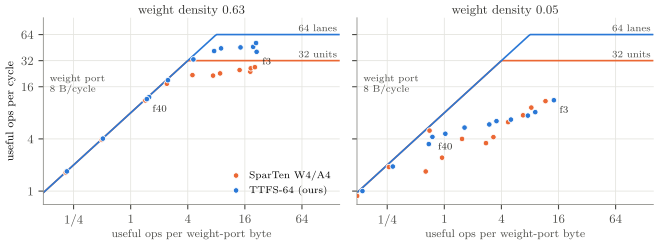

Source code (Python):
import json
import matplotlib
matplotlib.use("Agg")
import matplotlib.pyplot as plt
import numpy as np

plt.rcParams.update({"text.usetex": True, "font.family": "serif", "font.size": 9,
                     "axes.spines.top": False, "axes.spines.right": False,
                     "axes.edgecolor": "#8a8a85", "axes.linewidth": 0.6,
                     "xtick.color": "#4a4a46", "ytick.color": "#4a4a46"})
INK, GRID, ROOF = "#2b2b28", "#e4e4df", "#8a8a85"
SWEEP = json.load(open("../results/sweep/sweep.json"))
LAYERS = ["features.3", "features.7", "features.10", "features.14", "features.17", "features.20",
          "features.24", "features.27", "features.30", "features.34", "features.37", "features.40"]
PEAK = {"sparten": 32, "ttfs": 64}          # useful ops per cycle: 32 MAC units, 64 lanes
COLOR = {"sparten": "#eb6834", "ttfs": "#2a78d6"}
NAME = {"sparten": "SparTen W4/A4", "ttfs": "TTFS-64 (ours)"}
BW = 8                                      # weight port: one 64-bit beat per cycle


def point(density, engine, layer):
    s = SWEEP[density][engine]["layers"][layer]
    return s["ops"] / (8 * s["w_beats"]), s["ops"] / s["cycles"]


fig, axes = plt.subplots(1, 2, figsize=(6.6, 2.45), sharey=True)
oi = np.logspace(-1, 2.3, 200)
for ax, density, title in zip(axes, ("natural", "0.05"), ("weight density 0.63", "weight density 0.05")):
    for eng in ("sparten", "ttfs"):
        ax.plot(oi, np.minimum(BW * oi, PEAK[eng]), color=COLOR[eng], lw=1.2, zorder=2)
        pts = np.array([point(density, eng, layer) for layer in LAYERS])
        ax.scatter(pts[:, 0], pts[:, 1], s=16, color=COLOR[eng], edgecolor="white", linewidth=0.6, zorder=4,
                   label=NAME[eng])
        if eng == "ttfs":
            for i, layer in ((0, "f3"), (11, "f40")):
                ax.annotate(layer, pts[i], xytext=(4, -9), textcoords="offset points", fontsize=7, color=INK)
    ax.set_xscale("log", base=2)
    ax.set_yscale("log", base=2)
    ax.set_xlim(0.12, 160)
    ax.set_ylim(0.7, 100)
    ax.set_xticks([0.25, 1, 4, 16, 64], ["1/4", "1", "4", "16", "64"])
    ax.set_yticks([1, 4, 16, 32, 64], ["1", "4", "16", "32", "64"])
    ax.minorticks_off()
    ax.set_title(title, fontsize=9, color=INK, pad=3)
    ax.set_xlabel("useful ops per weight-port byte", fontsize=8, color="#4a4a46", labelpad=2)
    ax.grid(True, color=GRID, linewidth=0.6, zorder=0)
    ax.text(0.14, 14, "weight port\n8 B/cycle", fontsize=7, color="#4a4a46")
    ax.text(150, 70, "64 lanes", fontsize=7, color="#4a4a46", ha="right")
    ax.text(150, 35, "32 units", fontsize=7, color="#4a4a46", ha="right")
axes[0].set_ylabel("useful ops per cycle", fontsize=8)
axes[0].legend(frameon=False, fontsize=7.2, loc="lower right", handletextpad=0.3)
fig.tight_layout(pad=0.4, w_pad=1.0)
fig.savefig("fig_roofline.pdf")
for density in ("natural", "0.05"):
    for eng in ("sparten", "ttfs"):
        print(density, eng, [tuple(round(v, 1) for v in point(density, eng, l)) for l in LAYERS])
